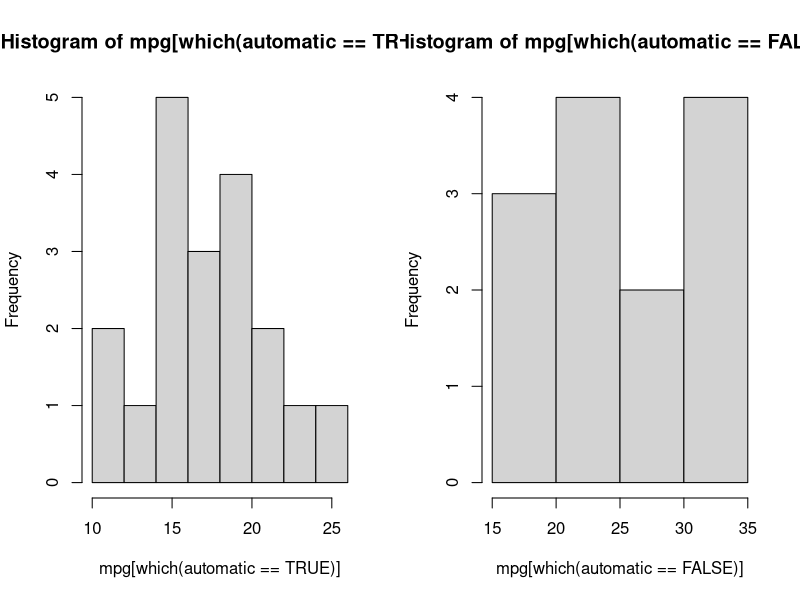
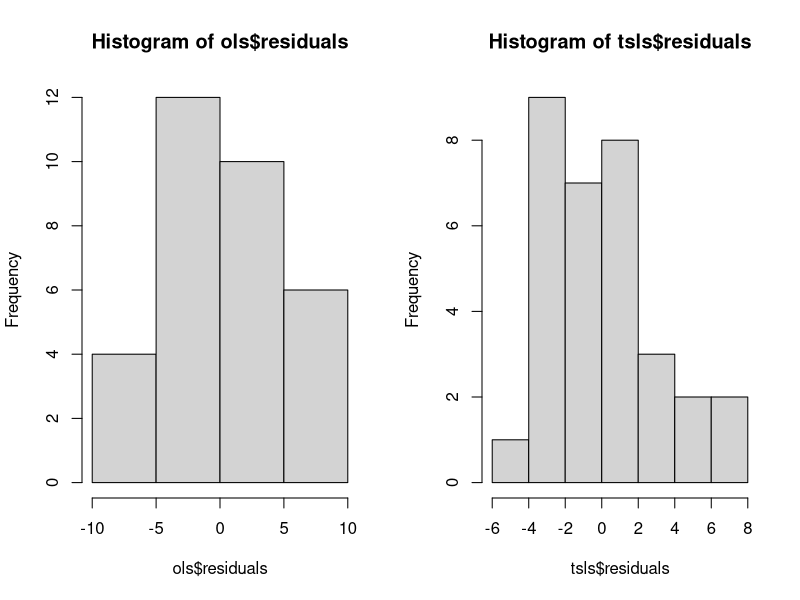

Write R code to recreate these figures, in order.
## ---- chunk 1
data( mtcars )
mtcars$automatic <- mtcars$am == 0
attach( mtcars )
summary( mpg )
summary( automatic )
## ---- chunk 2
par( mfrow=c(1,2) )
hist( mpg[which(automatic == TRUE)] )
hist( mpg[which(automatic == FALSE)] )
## ---- chunk 3
ols <- lm( mpg ~ automatic, data=mtcars )
summary( ols )

## ---- chunk 4
tsls.fs <- lm(automatic ~ wt)
tsls <- lm(mpg ~ tsls.fs$fitted.values)
summary(tsls)
par( mfrow=c(1,2) )
hist( ols$residuals )
hist( tsls$residuals )
